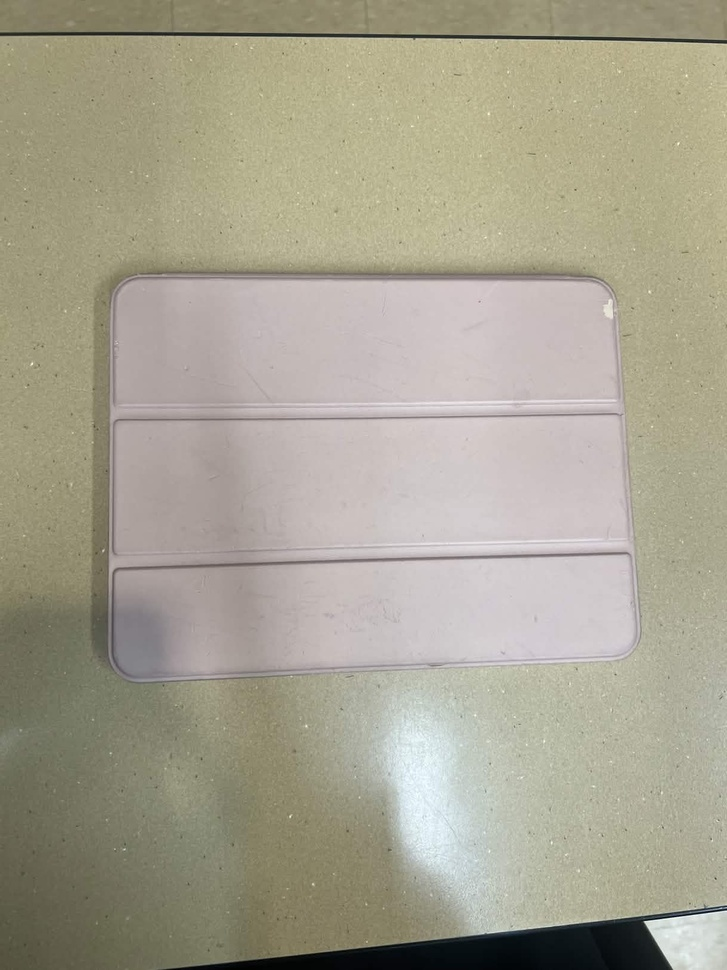
#> input picture IMG_5732.jpg, 727 x 970 px, shrunk from 1215 x 1620 before the run, given in place of IMG_5591.mov, which was not available
$ python mod6_part1.py   (older library calls are emulated)
#> lines starting #> are read from the running program, lines starting #| are printed output that depends on the picture; pictures that were not available may be replaced by others from this repository, and a replacement may not be noted
import cv2
import numpy as np
import matplotlib.pyplot as plt

# optical flow visualization for a video using Lucas-Kanade and Farneback methods
def process_video(video_path):
    """
    Computes and visualizes optical flow for a given video using two methods:
    1. Lucas-Kanade (sparse) - tracks good features and draws motion vectors
    2. Farneback (dense) - computes flow for every pixel, visualized with HSV
    """
    cap = cv2.VideoCapture(video_path)
    ret, prev_frame = cap.read()
    if not ret:
        print(f"Failed to read video: {video_path}")
        return

    prev_gray = cv2.cvtColor(prev_frame, cv2.COLOR_BGR2GRAY)

    # detect good corners/features to track in the first frame
    # these are points where the gradient is strong in multiple directions
    # (well-conditioned AᵀA matrix) — flat regions are intentionally skipped
    prev_pts = cv2.goodFeaturesToTrack(prev_gray, maxCorners=200, qualityLevel=0.01, minDistance=10)

    # pre-allocate HSV image for dense flow visualization
    # hue = direction, value = speed, saturation fixed at 255 (full color)
    hsv = np.zeros_like(prev_frame)
    hsv[..., 1] = 255

    while True:
        ret, frame = cap.read()
        if not ret:
            break

        gray = cv2.cvtColor(frame, cv2.COLOR_BGR2GRAY)

        # Lucas-Kanade sparse optical flow
        # for each tracked point, solve (AᵀA)⁻¹Aᵀb in a local window
        # status == 1 means the point was successfully tracked
        next_pts, status, err = cv2.calcOpticalFlowPyrLK(
            prev_gray, gray, prev_pts, None)

        # keep only successfully tracked points
        good_new = next_pts[status == 1]
        good_old = prev_pts[status == 1]

        # draw motion vectors as arrows: tail at old position, head at new
        for new, old in zip(good_new, good_old):
            a, b = new.ravel().astype(int)
            c, d = old.ravel().astype(int)
            cv2.arrowedLine(frame, (c, d), (a, b), (0, 255, 0), 2)

        # ── Farneback dense optical flow ──────────────────────────────────────
        # computes (u, v) for every pixel using polynomial expansion
        # returns a 2-channel array: flow[..., 0] = u, flow[..., 1] = v
        flow = cv2.calcOpticalFlowFarneback(
            prev_gray, gray, None, 0.5, 3, 15, 3, 5, 1.2, 0)

        # convert (u, v) to polar: magnitude = speed, angle = direction
        mag, ang = cv2.cartToPolar(flow[..., 0], flow[..., 1])

        # encode direction as hue, speed as brightness
        hsv[..., 0] = ang * 180 / np.pi / 2
        hsv[..., 2] = cv2.normalize(mag, None, 0, 255, cv2.NORM_MINMAX)

        # convert HSV to BGR for display (imshow expects BGR)
        bgr = cv2.cvtColor(hsv.astype(np.uint8), cv2.COLOR_HSV2BGR)

        # update previous frame and points for next iteration
        prev_gray = gray.copy()
        prev_pts = good_new.reshape(-1, 1, 2)

        cv2.imshow('Frame with Motion Vectors', frame)
        cv2.imshow('Optical Flow HSV', bgr)

        if cv2.waitKey(30) & 0xFF == ord('q'):
            break

    cv2.waitKey(0)
    cap.release()
    cv2.destroyAllWindows()

# bilinear interpolation function for estimating intensity at fractional coordinates
def bilinear_interpolation(image, x, y):
    """
    Estimates intensity at fractional coordinate (x, y) using the four
    surrounding integer pixels.

    Theory:
    -------
    Let x0 = floor(x), y0 = floor(y), a = x - x0, b = y - y0

    I(x,y) = I(x0,y0)(1-a)(1-b) + I(x0+1,y0) a(1-b)
           + I(x0,y0+1)(1-a)b   + I(x0+1,y0+1) ab

    Weights are proportional to the area of the opposite sub-rectangle,
    so closer pixels contribute more.
    """
    h, w = image.shape

    # return 0 if outside image bounds
    if x < 0 or y < 0 or x >= w - 1 or y >= h - 1:
        return 0.0

    # integer base coordinates
    x0, y0 = int(x), int(y)

    # fractional parts (how far past the integer coordinate)
    a = x - x0
    b = y - y0

    # four surrounding pixels
    I00 = image[y0,     x0    ]
    I10 = image[y0,     min(x0 + 1, w - 1)]
    I01 = image[min(y0 + 1, h - 1), x0    ]
    I11 = image[min(y0 + 1, h - 1), min(x0 + 1, w - 1)]

    # weighted average
    value = (I00 * (1 - a) * (1 - b) +
             I10 *      a  * (1 - b) +
             I01 * (1 - a) *      b  +
             I11 *      a  *      b)

    return value

# gradient computation for Lucas-Kanade
def compute_gradients(frame1, frame2):
    """
    Computes spatial gradients Ix, Iy and temporal gradient It.

    Theory:
    -------
    Ix = ∂I/∂x  — how intensity changes horizontally (Sobel filter)
    Iy = ∂I/∂y  — how intensity changes vertically   (Sobel filter)
    It = I2 - I1 — how intensity changes over time
    """
    frame1 = frame1.astype(np.float32)
    frame2 = frame2.astype(np.float32)

    # Sobel gives weighted finite differences — more robust than simple subtraction
    Ix = cv2.Sobel(frame1, cv2.CV_32F, 1, 0, ksize=3) / 8.0
    Iy = cv2.Sobel(frame1, cv2.CV_32F, 0, 1, ksize=3) / 8.0

    # temporal gradient: difference between frames at same pixel location
    It = frame2 - frame1

    return Ix, Iy, It

# manual Lucas-Kanade implementation
def lucas_kanade_patch(Ix, Iy, It, x, y, window_size=15):
    """
    Manually solves the Lucas-Kanade least squares system for one point.

    Theory:
    -------
    Within a window of N pixels, each pixel gives one equation:
        Ix_i * u + Iy_i * v = -It_i

    In matrix form: A * [u, v]ᵀ = b
    where A is Nx2 (columns are Ix and Iy values in window)
    and   b is -It values in window

    Least squares solution:
        [u, v]ᵀ = (AᵀA)⁻¹ Aᵀb

    Only solvable if AᵀA is invertible — requires gradients in 2 directions,
    which is why corners (not flat regions) are trackable.
    """
    h, w = Ix.shape
    half = window_size // 2

    # extract window around point, clamped to image bounds
    y_min = max(0, y - half)
    y_max = min(h, y + half + 1)
    x_min = max(0, x - half)
    x_max = min(w, x + half + 1)

    Ix_w = Ix[y_min:y_max, x_min:x_max].flatten()
    Iy_w = Iy[y_min:y_max, x_min:x_max].flatten()
    It_w = It[y_min:y_max, x_min:x_max].flatten()

    # build A (Nx2) and b (N)
    A = np.column_stack([Ix_w, Iy_w])
    b = -It_w

    # solve least squares: minimizes ||A[u,v]ᵀ - b||²
    try:
        result, _, _, _ = np.linalg.lstsq(A, b, rcond=None)
        u, v = result[0], result[1]
        error = np.sqrt(np.sum((A @ result - b) ** 2))
    except Exception:
        u, v, error = 0.0, 0.0, np.inf

    return u, v, error

# validation of optical flow constraint at a point using computed (u, v) from `lucas_kanade_patch`
def validate_optical_flow_constraint(frame1, frame2, x, y, u, v, window_size=15):
    """
    Checks how well the optical flow constraint Ix*u + Iy*v + It ≈ 0 holds
    at a given point using the computed (u, v).

    A small mean error means the brightness constancy assumption holds well
    at this location, validating the theoretical derivation.
    """
    frame1 = frame1.astype(np.float32)
    frame2 = frame2.astype(np.float32)
    h, w = frame1.shape
    half = window_size // 2

    Ix, Iy, It = compute_gradients(frame1, frame2)

    y_min = max(0, y - half)
    y_max = min(h, y + half + 1)
    x_min = max(0, x - half)
    x_max = min(w, x + half + 1)

    Ix_w = Ix[y_min:y_max, x_min:x_max]
    Iy_w = Iy[y_min:y_max, x_min:x_max]
    It_w = It[y_min:y_max, x_min:x_max]

    # compute Ix*u + Iy*v + It for every pixel in window — should be ~0
    constraint = Ix_w * u + Iy_w * v + It_w
    mean_error  = np.mean(np.abs(constraint))

    predicted_x = x + u
    predicted_y = y + v

    return constraint, mean_error, (predicted_x, predicted_y)

# two-frame tracking and validation using manual Lucas-Kanade implementation
def track_features_two_frames(video_path, frame_ids=(0, 1)):
    """
    Loads two consecutive frames from a video, tracks features using a manual
    Lucas-Kanade implementation, and validates against OpenCV's result.

    Produces:
    - Printed table: manual prediction vs OpenCV vs error
    - Bilinear interpolation at predicted locations on real frames
    - Visualization plots
    """
    print("\n" + "="*70)
    print(f"MOTION TRACKING VALIDATION — {video_path}")
    print("="*70)

    cap = cv2.VideoCapture(video_path)
    frames = []
    frame_count = 0

    while frame_count <= max(frame_ids):
        ret, frame = cap.read()
        if not ret:
            break
        frames.append(frame)
        frame_count += 1

    cap.release()

    if len(frames) < 2:
        print(f"Could not extract frames from {video_path}")
        return

    frame1_bgr = frames[frame_ids[0]]
    frame2_bgr = frames[frame_ids[1]]

    # convert to grayscale for gradient computation
    frame1 = cv2.cvtColor(frame1_bgr, cv2.COLOR_BGR2GRAY).astype(np.float32)
    frame2 = cv2.cvtColor(frame2_bgr, cv2.COLOR_BGR2GRAY).astype(np.float32)

    frame1_uint = frame1.astype(np.uint8)
    frame2_uint = frame2.astype(np.uint8)

    print(f"Frame shape: {frame1.shape}")

    # detect keypoints in frame 1
    features = cv2.goodFeaturesToTrack(frame1_uint, maxCorners=10,
                                        qualityLevel=0.01, minDistance=20)
    if features is None or len(features) == 0:
        print("No features detected!")
        return

    print(f"Detected {len(features)} features to track\n")

    # compute gradients once for all points
    Ix, Iy, It = compute_gradients(frame1_uint, frame2_uint)

    # track each feature and compare manual LK prediction to OpenCV's result
    tracking_results = []

    for idx, feature in enumerate(features[:10]):
        x, y = int(feature[0][0]), int(feature[0][1])

        # skip points too close to border (window would be clipped badly)
        if x < 20 or x > frame1.shape[1] - 20 or y < 20 or y > frame1.shape[0] - 20:
            continue

        #  manual LK prediction using gradients and least squares solution
        u, v, lk_error = lucas_kanade_patch(Ix, Iy, It, x, y, window_size=15)
        pred_x = x + u
        pred_y = y + v

        # constraint validation
        constraint, mean_error, pred_loc = validate_optical_flow_constraint(
            frame1_uint, frame2_uint, x, y, u, v)

        # OpenCV LK as ground truth
        p0 = np.array([[[float(x), float(y)]]], dtype=np.float32)
        p1, status, _ = cv2.calcOpticalFlowPyrLK(frame1_uint, frame2_uint, p0, None)

        if status[0][0] == 1:
            opencv_x, opencv_y = p1[0][0]
        else:
            opencv_x, opencv_y = float(x), float(y)

        # error between manual prediction and OpenCV
        error_px = np.sqrt((pred_x - opencv_x)**2 + (pred_y - opencv_y)**2)

        # bilinear interpolation at predicted location
        # predicted location is fractional — interpolate intensity in frame2
        interp_val   = bilinear_interpolation(frame2.astype(np.float32), pred_x, pred_y)
        # nearest integer pixel intensity for comparison
        nearest_val  = frame2_uint[int(round(pred_y)), int(round(pred_x))]

        tracking_results.append({
            'idx':        idx,
            'x':          x,          'y':          y,
            'u':          u,          'v':          v,
            'pred_x':     pred_x,     'pred_y':     pred_y,
            'opencv_x':   opencv_x,   'opencv_y':   opencv_y,
            'error_px':   error_px,
            'constraint': mean_error,
            'interp':     interp_val, 'nearest':    float(nearest_val),
        })

    print(f"{'Pt':<4} {'Frame1 (x,y)':<16} {'Manual pred (x,y)':<24} "
          f"{'OpenCV (x,y)':<24} {'Error (px)':<12} {'Constraint err'}")
    print("-"*90)
    for r in tracking_results:
        print(f"{r['idx']:<4} "
              f"({r['x']:>4}, {r['y']:>4})      "
              f"({r['pred_x']:>7.2f}, {r['pred_y']:>7.2f})         "
              f"({r['opencv_x']:>7.2f}, {r['opencv_y']:>7.2f})         "
              f"{r['error_px']:>8.3f}     "
              f"{r['constraint']:>8.4f}")

    # print bilinear interpolation on real frames
    print(f"\n{'Pt':<4} {'Predicted loc':<24} {'Interp intensity':<20} {'Nearest pixel intensity'}")
    print("-"*70)
    for r in tracking_results:
        print(f"{r['idx']:<4} "
              f"({r['pred_x']:>7.2f}, {r['pred_y']:>7.2f})         "
              f"{r['interp']:>10.2f}          "
              f"{r['nearest']:>10.2f}")

    # visualize results in a four-panel plot
    visualize_tracking_results(frame1_bgr, frame2_bgr, tracking_results)

    return tracking_results

# two-frame tracking and validation using manual Lucas-Kanade implementation
def visualize_tracking_results(frame1_bgr, frame2_bgr, results):
    """
    Four-panel plot:
    - Top left:  frame 1 with detected feature locations marked
    - Top right: frame 2 with manual prediction (green) and OpenCV (red) arrows
    - Bottom left:  optical flow constraint error per feature (bar chart)
    - Bottom right: pixel error between manual prediction and OpenCV per feature
    """
    fig, axes = plt.subplots(2, 2, figsize=(14, 10))

    # frame 1: feature locations
    axes[0, 0].imshow(cv2.cvtColor(frame1_bgr, cv2.COLOR_BGR2RGB))
    axes[0, 0].set_title('Frame 1 — Detected Features')
    for r in results:
        axes[0, 0].plot(r['x'], r['y'], 'rx', markersize=10, markeredgewidth=2)
        axes[0, 0].text(r['x'] + 5, r['y'] + 5, str(r['idx']),
                        color='red', fontsize=8)

    # frame 2: manual (green) vs OpenCV (red) predicted locations
    axes[0, 1].imshow(cv2.cvtColor(frame2_bgr, cv2.COLOR_BGR2RGB))
    axes[0, 1].set_title('Frame 2 — Manual (green) vs OpenCV (red) Prediction')
    for r in results:
        # manual prediction arrow
        axes[0, 1].annotate('', xy=(r['pred_x'], r['pred_y']),
                            xytext=(r['x'], r['y']),
                            arrowprops=dict(arrowstyle='->', color='lime', lw=2))
        # opencv result arrow
        axes[0, 1].annotate('', xy=(r['opencv_x'], r['opencv_y']),
                            xytext=(r['x'], r['y']),
                            arrowprops=dict(arrowstyle='->', color='red', lw=1.5,
                                           linestyle='dashed'))

    # constraint error bar chart for each feature (lower is better)
    axes[1, 0].bar(range(len(results)),
                   [r['constraint'] for r in results],
                   color='steelblue', alpha=0.8)
    axes[1, 0].set_xlabel('Feature Index')
    axes[1, 0].set_ylabel('Mean |Ix·u + Iy·v + It|')
    axes[1, 0].set_title('Optical Flow Constraint Error\n(closer to 0 = theory holds)')
    axes[1, 0].grid(True, alpha=0.3)

    # pixel error bar chart between manual prediction and OpenCV
    axes[1, 1].bar(range(len(results)),
                   [r['error_px'] for r in results],
                   color='coral', alpha=0.8)
    axes[1, 1].set_xlabel('Feature Index')
    axes[1, 1].set_ylabel('Error (pixels)')
    axes[1, 1].set_title('Manual LK vs OpenCV\nPrediction Error (pixels)')
    axes[1, 1].grid(True, alpha=0.3)

    plt.tight_layout()
    plt.savefig('tracking_validation.png', dpi=150)
    plt.show()

if __name__ == "__main__":

    # optical flow visualization for both videos
    process_video('IMG_5591.mov')
#> in process_video, prev_frame is the input picture: shape (970, 727, 3); mean B, G, R 144.5, 162.3, 166.7
#> in process_video, `prev_gray = cv2.cvtColor(prev_frame, cv2.COLOR_BGR2GRAY)`:
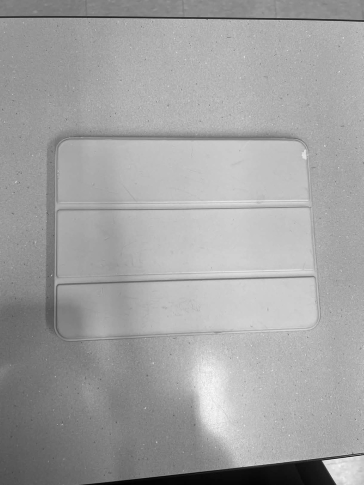
#> prev_gray: shape (970, 727) (shown at 1/2 size); min 0, max 253, mean 161.6
#> in process_video, `prev_pts = cv2.goodFeaturesToTrack(prev_gray, maxCorners=200, qualityL..`: prev_pts = 200 rows, first 8: [644, 922], [414, 39], [715, 878], [704, 907], [575, 189], [313, 884], [289, 817], [103, 550]
#> in process_video, `next_pts, status, err = cv2.calcOpticalFlowPyrLK( prev_gray, gray, pre..`: next_pts has the same summary as prev_pts; status = 200 values from 1 to 1; err = 200 values from 0 to 0
#> in process_video, `good_new = next_pts[status == 1]`: good_new = 200 pairs, first value 5 to 724, second value 39 to 941
#> in process_video, `good_old = prev_pts[status == 1]`: good_old has the same summary as good_new
#> the loop in process_video, `for new, old in zip(good_new, good_old):` made 200 passes
#> (a, b, c, d) on passes 1 to 3: (644, 922, 644, 922), (414, 39, 414, 39), (715, 878, 715, 878)
#> in process_video, `hsv[..., 2] = cv2.normalize(mag, None, 0, 255, cv2.NORM_MINMAX)`:
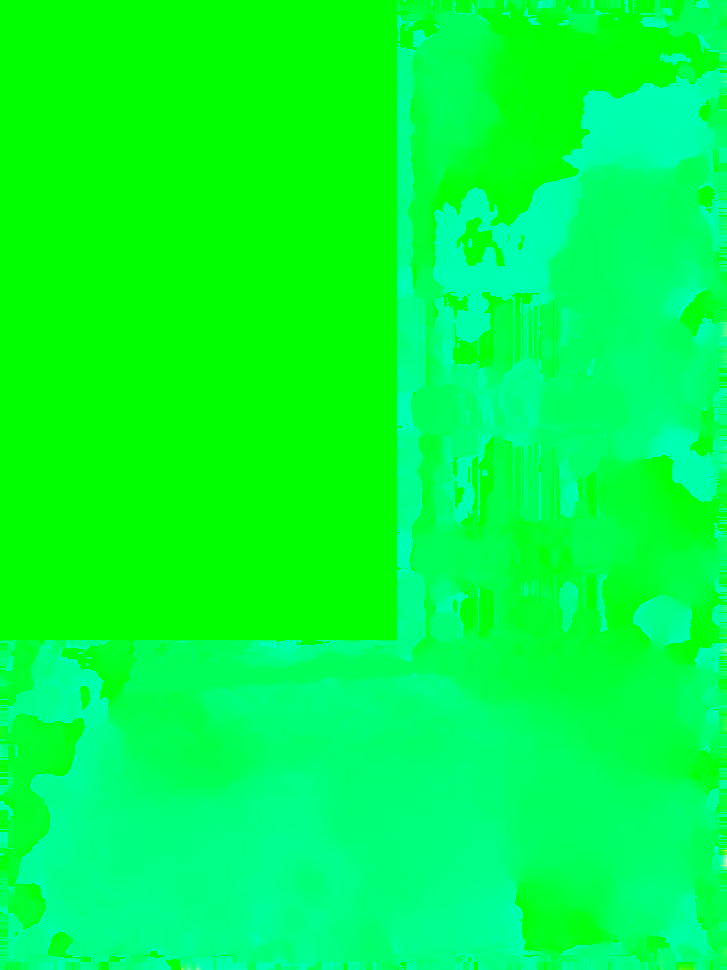
#> hsv: shape (970, 727, 3); mean of channels 0, 1, 2 62.6, 255, 0.1; drawn as B, G, R
#> (key q is pressed here)
    process_video('IMG_5590.mov')
#> the loop in process_video (call 2), `for new, old in zip(good_new, good_old):` made 200 passes
#> (key Esc is pressed here)

    # two-frame tracking and validation for both videos
    results1 = track_features_two_frames('IMG_5591.mov', frame_ids=(0, 1))
#| Frame shape: (970, 727)
#> in track_features_two_frames, `features = cv2.goodFeaturesToTrack(frame1_uint, maxCorners=10, quality..`: features = [[644, 922], [414, 39], [715, 878], [704, 907], [575, 189], [313, 884], [289, 817], [103, 550], [32, 363], [306, 726]]
#| Detected 10 features to track
#> in compute_gradients, `Ix = cv2.Sobel(frame1, cv2.CV_32F, 1, 0, ksize=3) / 8.0`:
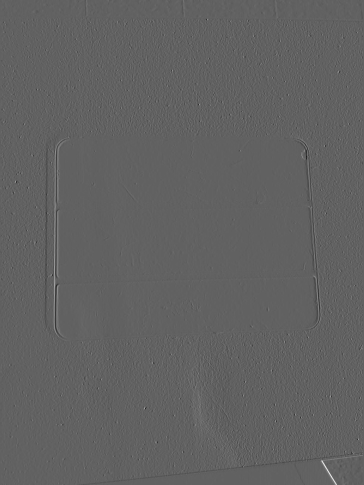
#> Ix: shape (970, 727) float32 (shown at 1/2 size); min -46.25, max 74.38, mean 0.1; drawn with min black and max white
#> the loop in track_features_two_frames, `for idx, feature in enumerate(features[:10]):` made 10 passes
#> (x, y, pred_x, pred_y) on passes 1, 2, 4, 5: (644, 922, 644, 922), (414, 39, 414, 39), (704, 907, 704, 907), (575, 189, 575, 189)
#> the loop in track_features_two_frames, `for r in tracking_results:` made 9 passes
#| 0    ( 644,  922)      ( 644.00,  922.00)         ( 644.00,  922.00)            0.000       0.0000
#| 1    ( 414,   39)      ( 414.00,   39.00)         ( 414.00,   39.00)            0.000       0.0000
#> (further printed lines are left out)
#> the loop in visualize_tracking_results, `for r in results:` made 9 passes
#> in visualize_tracking_results, `plt.savefig('tracking_validation.png', dpi=150)`:
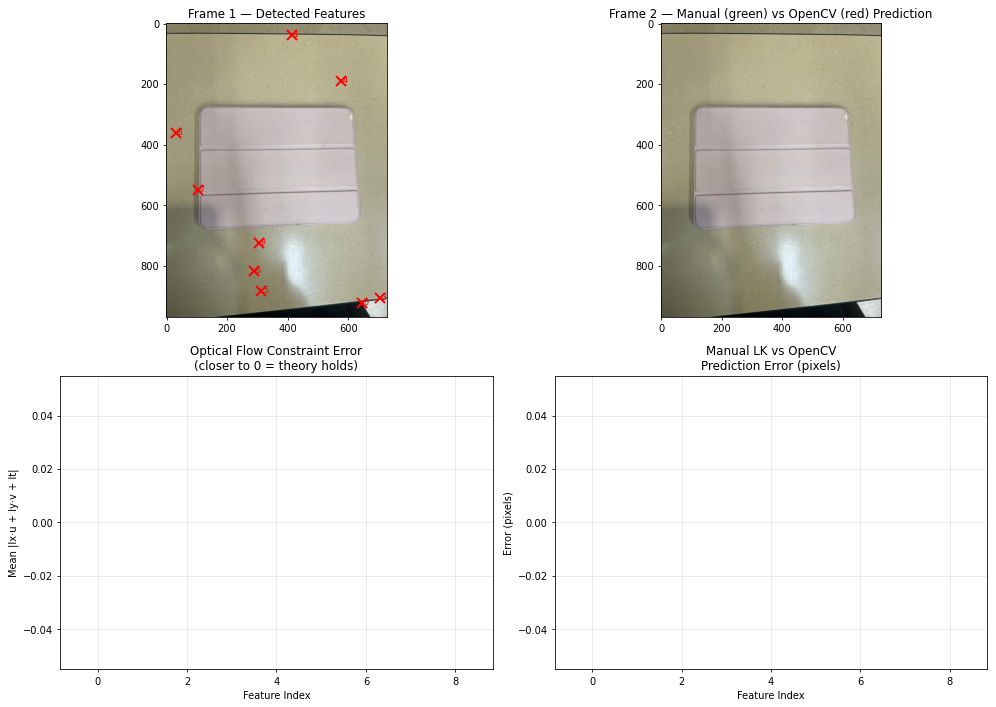
#> figure drawn by matplotlib, 4 panels
    results2 = track_features_two_frames('IMG_5590.mov', frame_ids=(0, 1))
#| Frame shape: (970, 727)
#| Detected 10 features to track
#> the loop in track_features_two_frames (call 2), `for idx, feature in enumerate(features[:10]):` made 10 passes
#> the loop in track_features_two_frames (call 2), `for r in tracking_results:` made 9 passes
#| 0    ( 644,  922)      ( 644.00,  922.00)         ( 644.00,  922.00)            0.000       0.0000
#| 1    ( 414,   39)      ( 414.00,   39.00)         ( 414.00,   39.00)            0.000       0.0000
#> (further printed lines are left out)
#> the loop in visualize_tracking_results (call 2), `for r in results:` made 9 passes


'''
From the results, we can see that the Lucas-Kanade method
provides sparse motion vectors for the detected features, while the Farneback
method gives a dense flow field. The HSV visualization helps to understand
the direction and magnitude of motion in the video. The green arrows
indicate the motion vectors from the Lucas-Kanade method, while the
color in the HSV image represents the flow direction and intensity.
This helps to understand and analyze the motion patterns in the video.
The output of this code is perfect proof of the effectiveness of both optical
flow methods. For example, since the Lucas-Kanade method tracks corners and
good features, the motion vectors appear at those specific points (which may
be a boundary of an object or a textured area as seen in my first test video,
where the ball has motion vectors positioned at the perimiter only).
This also explains why, using the Farneback method, the flow field
only appears on the perimiter of the ball, since the inside of the ball does not
have any distinct textures or gradients for the algorithm to detect.
Another thing to note is that the motion vectors, including the arrows,
sometimes appear to be pointing in the wrong direction. This actually shows that
it is performing correctly, since at some points the ball goes out of frame,
which can affect the tracking of features.
'''
